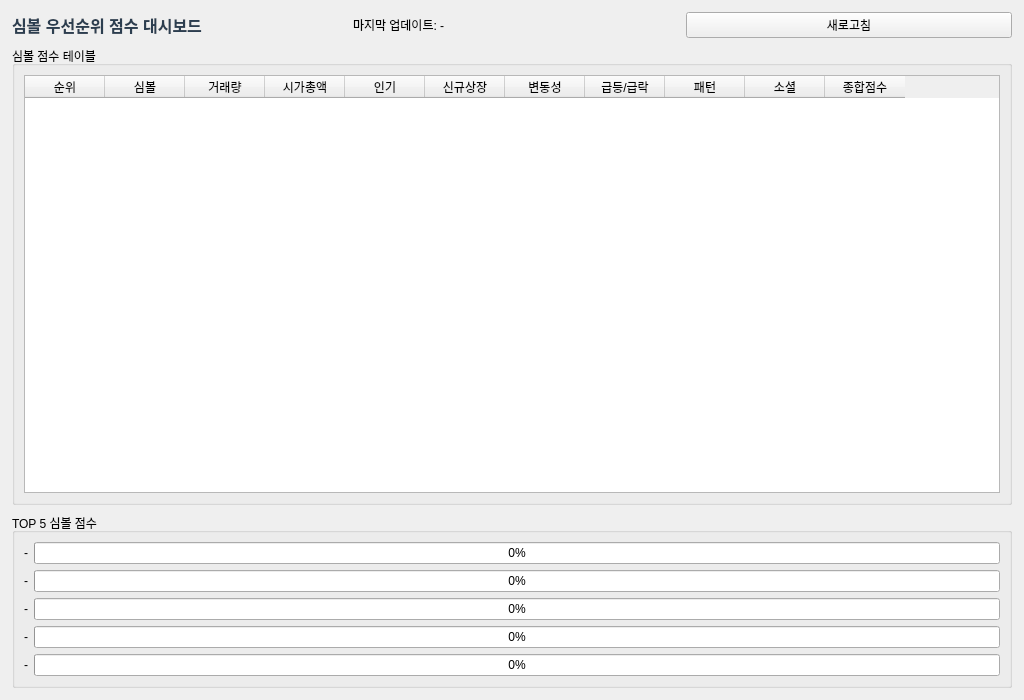
<?xml version='1.0' encoding='UTF-8'?>
<ui version="4.0">
 <class>PriorityDashboardWindow</class>
 <widget class="QMainWindow" name="PriorityDashboardWindow">
  <property name="geometry">
   <rect>
    <x>0</x>
    <y>0</y>
    <width>1024</width>
    <height>700</height>
   </rect>
  </property>
  <property name="windowTitle">
   <string>우선순위 대시보드 (Priority Dashboard)</string>
  </property>
  <widget class="QWidget" name="centralWidget">
   <layout class="QVBoxLayout" name="mainLayout">
    <property name="spacing">
     <number>8</number>
    </property>
    <property name="leftMargin">
     <number>12</number>
    </property>
    <property name="topMargin">
     <number>12</number>
    </property>
    <property name="rightMargin">
     <number>12</number>
    </property>
    <property name="bottomMargin">
     <number>12</number>
    </property>
    <!-- 상단 컨트롤 바 -->
    <item>
     <layout class="QHBoxLayout" name="hboxTop">
      <item>
       <widget class="QLabel" name="lblTitle">
        <property name="text">
         <string>심볼 우선순위 점수 대시보드</string>
        </property>
        <property name="styleSheet">
         <string>font-size: 16px; font-weight: bold; color: #2c3e50;</string>
        </property>
       </widget>
      </item>
      <item>
       <spacer>
        <property name="orientation">
         <enum>Qt::Horizontal</enum>
        </property>
       </spacer>
      </item>
      <item>
       <widget class="QLabel" name="lblLastUpdated">
        <property name="text">
         <string>마지막 업데이트: -</string>
        </property>
       </widget>
      </item>
      <item>
       <widget class="QPushButton" name="btnRefresh">
        <property name="text">
         <string>새로고침</string>
        </property>
       </widget>
      </item>
     </layout>
    </item>
    <!-- 심볼별 점수 테이블 -->
    <item>
     <widget class="QGroupBox" name="grpScoreTable">
      <property name="title">
       <string>심볼 점수 테이블</string>
      </property>
      <layout class="QVBoxLayout" name="vboxTable">
       <item>
        <widget class="QTableWidget" name="tableScores">
         <property name="columnCount">
          <number>11</number>
         </property>
         <property name="alternatingRowColors">
          <bool>true</bool>
         </property>
         <property name="selectionBehavior">
          <enum>QAbstractItemView::SelectRows</enum>
         </property>
         <property name="sortingEnabled">
          <bool>true</bool>
         </property>
         <attribute name="horizontalHeaderDefaultSectionSize">
          <number>80</number>
         </attribute>
         <!-- 헤더 라벨 -->
         <column>
          <property name="text">
           <string>순위</string>
          </property>
         </column>
         <column>
          <property name="text">
           <string>심볼</string>
          </property>
         </column>
         <column>
          <property name="text">
           <string>거래량</string>
          </property>
         </column>
         <column>
          <property name="text">
           <string>시가총액</string>
          </property>
         </column>
         <column>
          <property name="text">
           <string>인기</string>
          </property>
         </column>
         <column>
          <property name="text">
           <string>신규상장</string>
          </property>
         </column>
         <column>
          <property name="text">
           <string>변동성</string>
          </property>
         </column>
         <column>
          <property name="text">
           <string>급등/급락</string>
          </property>
         </column>
         <column>
          <property name="text">
           <string>패턴</string>
          </property>
         </column>
         <column>
          <property name="text">
           <string>소셜</string>
          </property>
         </column>
         <column>
          <property name="text">
           <string>종합점수</string>
          </property>
         </column>
        </widget>
       </item>
      </layout>
     </widget>
    </item>
    <!-- 점수 진행 바 섹션 -->
    <item>
     <widget class="QGroupBox" name="grpProgressBars">
      <property name="title">
       <string>TOP 5 심볼 점수</string>
      </property>
      <layout class="QGridLayout" name="gridProgress">
       <item row="0" column="0">
        <widget class="QLabel" name="lblTop1Symbol">
         <property name="text">
          <string>-</string>
         </property>
        </widget>
       </item>
       <item row="0" column="1">
        <widget class="QProgressBar" name="progressTop1">
         <property name="value">
          <number>0</number>
         </property>
         <property name="maximum">
          <number>100</number>
         </property>
        </widget>
       </item>
       <item row="1" column="0">
        <widget class="QLabel" name="lblTop2Symbol">
         <property name="text">
          <string>-</string>
         </property>
        </widget>
       </item>
       <item row="1" column="1">
        <widget class="QProgressBar" name="progressTop2">
         <property name="value">
          <number>0</number>
         </property>
        </widget>
       </item>
       <item row="2" column="0">
        <widget class="QLabel" name="lblTop3Symbol">
         <property name="text">
          <string>-</string>
         </property>
        </widget>
       </item>
       <item row="2" column="1">
        <widget class="QProgressBar" name="progressTop3">
         <property name="value">
          <number>0</number>
         </property>
        </widget>
       </item>
       <item row="3" column="0">
        <widget class="QLabel" name="lblTop4Symbol">
         <property name="text">
          <string>-</string>
         </property>
        </widget>
       </item>
       <item row="3" column="1">
        <widget class="QProgressBar" name="progressTop4">
         <property name="value">
          <number>0</number>
         </property>
        </widget>
       </item>
       <item row="4" column="0">
        <widget class="QLabel" name="lblTop5Symbol">
         <property name="text">
          <string>-</string>
         </property>
        </widget>
       </item>
       <item row="4" column="1">
        <widget class="QProgressBar" name="progressTop5">
         <property name="value">
          <number>0</number>
         </property>
        </widget>
       </item>
      </layout>
     </widget>
    </item>
   </layout>
  </widget>
 </widget>
 <resources/>
 <connections/>
</ui>
